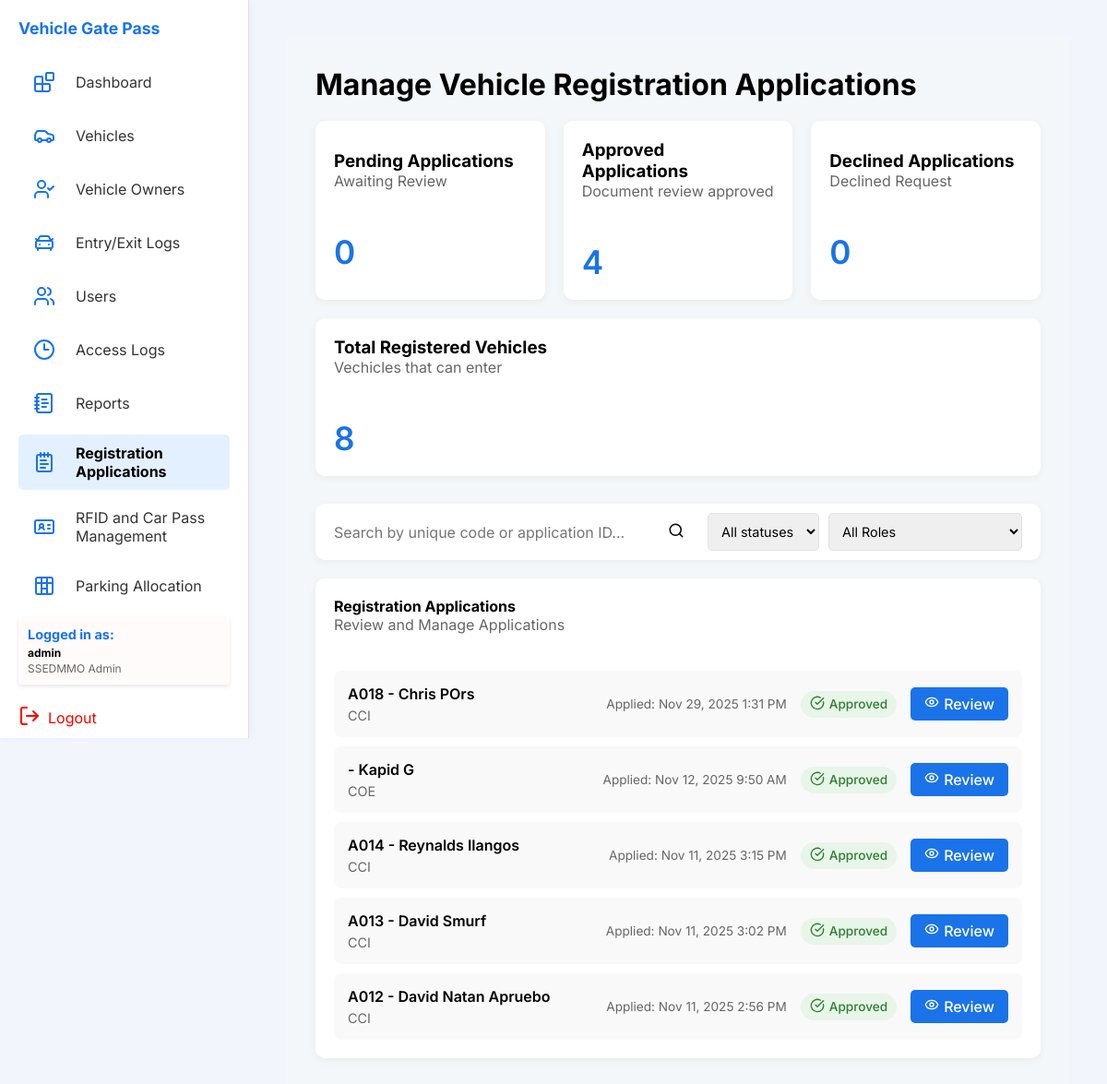
Page /php/registration_applications.php (signed in) on the earlier database version.
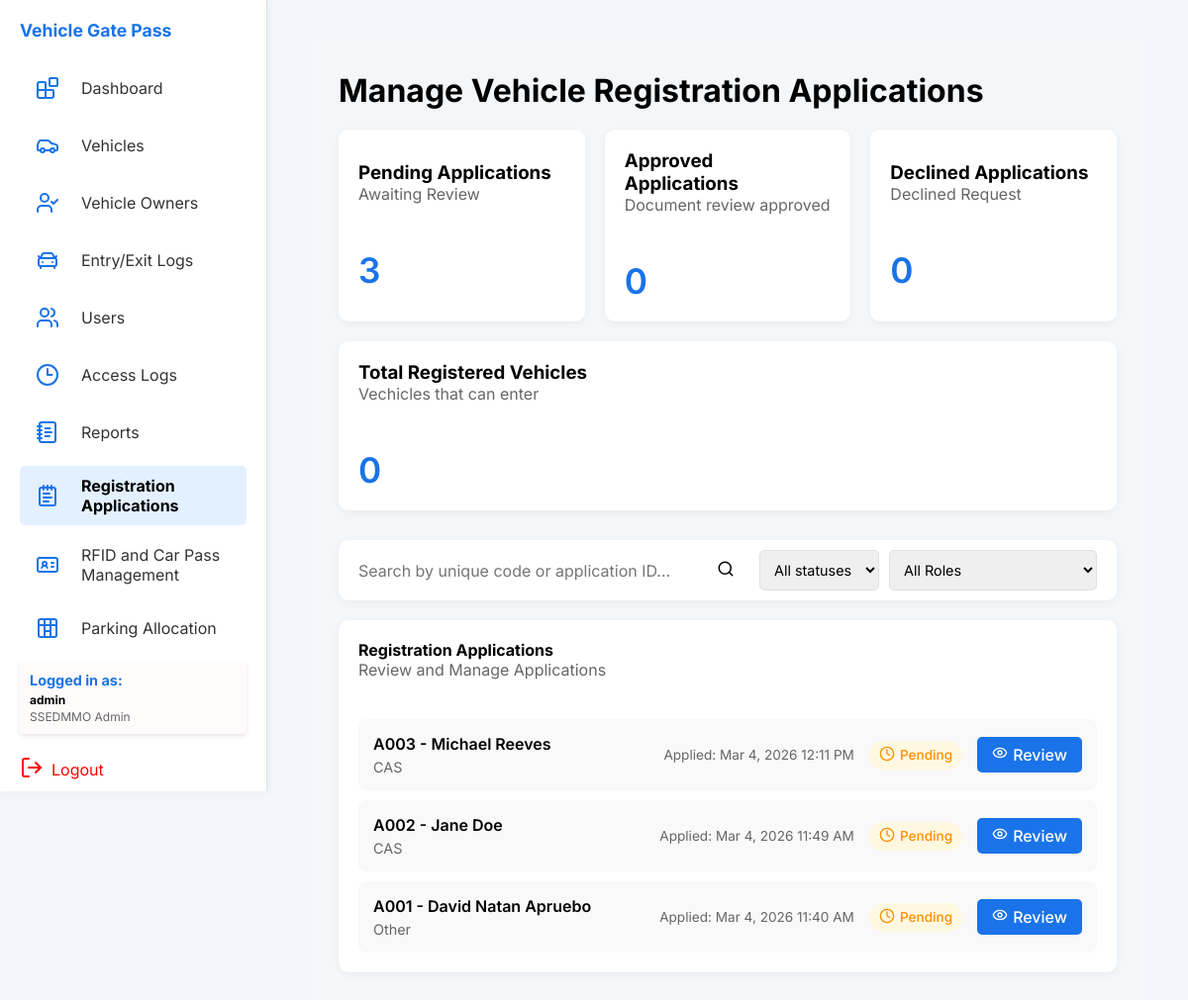
Same page on the later database version.
### tables this page shows
CREATE TABLE `applications` (
  `applicationID` int(11) NOT NULL,
  `OwnerID` varchar(10) DEFAULT NULL,
  `fName` varchar(50) DEFAULT NULL,
  `lName` varchar(50) DEFAULT NULL,
  `mName` varchar(50) DEFAULT NULL,
  `role` varchar(30) DEFAULT NULL,
  `employment_type` varchar(50) DEFAULT NULL,
  `email` varchar(100) DEFAULT NULL,
  `contact_num` varchar(20) DEFAULT NULL,
  `schoolID` varchar(50) DEFAULT NULL,
  `college` varchar(100) DEFAULT NULL,
  `course` varchar(50) DEFAULT NULL,
  `year` varchar(10) DEFAULT NULL,
  `section` varchar(10) DEFAULT NULL,
  `academicYear` varchar(20) DEFAULT NULL,
  `drivers_license` varchar(255) DEFAULT NULL,
  `plateNum` varchar(20) DEFAULT NULL,
  `vehicleType` varchar(50) DEFAULT NULL,
  `model` varchar(50) DEFAULT NULL,
  `manufacturer` varchar(50) DEFAULT NULL,
  `color` varchar(30) DEFAULT NULL,
  `cubicCapacity` int(11) DEFAULT NULL,
  `numOfWheels` int(11) DEFAULT NULL,
  `fuelType` varchar(30) DEFAULT NULL,
  `offical_receipt` varchar(255) DEFAULT NULL,
  `cert_of_registration` varchar(255) DEFAULT NULL,
  `additional_driver_name` varchar(100) DEFAULT NULL,
  `additional_driver_relationship` varchar(50) DEFAULT NULL,
  `registrationStatus` enum('pending','approved','rejected') DEFAULT 'pending',
  `applicationDate` datetime DEFAULT current_timestamp(),
  `reviewed_by` varchar(50) DEFAULT NULL
);

### php/registration_applications.php (the view, shortened to what the changed rows need)
<?php
$db = new Database();
$conn = $db->getConnection();
$pendingCount = 0;
$approvedCount = 0;
$totalVehicles = 0;
$query = "SELECT COUNT(DISTINCT OwnerID) as count FROM applications WHERE registrationStatus = 'pending'";
$result = $conn->query($query);
if ($result && $row = $result->fetch_assoc()) {
  $pendingCount = $row['count'];
}
$query = "SELECT COUNT(DISTINCT OwnerID) as count FROM applications WHERE registrationStatus = 'approved'";
$result = $conn->query($query);
if ($result && $row = $result->fetch_assoc()) {
  $approvedCount = $row['count'];
}
$query = "SELECT COUNT(DISTINCT OwnerID) as count FROM applications WHERE registrationStatus = 'rejected'";
$result = $conn->query($query);
if ($result && $row = $result->fetch_assoc()) {
  $rejectedCount = $row['count'];
}
$query = "SELECT COUNT(*) as count FROM vehicle";
$result = $conn->query($query);
if ($result && $row = $result->fetch_assoc()) {
  $totalVehicles = $row['count'];
}
$whereConditions = [];
$whereClause = !empty($whereConditions) ? "WHERE " . implode(" AND ", $whereConditions) : "";
$query = "SELECT *, MIN(applicationID) as firstAppId,
         CASE
           WHEN registrationStatus = 'approved' THEN
             (SELECT approvalTimestamp FROM vehicleowner WHERE fName = applications.fName AND lName = applications.lName AND email = applications.email LIMIT 1)
           WHEN registrationStatus = 'rejected' THEN
             (SELECT MAX(applicationDate) FROM applications a2 WHERE a2.fName = applications.fName AND a2.lName = applications.lName AND a2.email = applications.email AND a2.registrationStatus = 'rejected')
           ELSE NULL
         END as statusTimestamp
         FROM applications $whereClause GROUP BY fName, lName, email ORDER BY applicationDate DESC";
$applications = $conn->query($query);
include_once '../includes/header.php';
?>
<main class="main">
  <h2>Manage Vehicle Registration Applications</h2>
  <div class="stats">
    <div class="card-flex">
      <div>
        <h3>Pending Applications</h3>
        <p>Awaiting Review</p>
        <br />
        <strong class="card-num"><?php echo $pendingCount; ?></strong>
      </div>
    </div>
    <div class="card-flex">
      <div>
        <h3>Approved Applications</h3>
        <p>Document review approved</p>
        <br />
        <strong class="card-num"><?php echo $approvedCount; ?></strong>
      </div>
    </div>
    <div class="card-flex">
      <div>
        <h3>Total Registered Vehicles</h3>
        <p>Vechicles that can enter</p>
        <br />
        <strong class="card-num"><?php echo $totalVehicles; ?></strong>
      </div>
    </div>
  </div>
  <div class="grid">
    <div class="card">
      <div class="card-content">
        <div class="applications-table">
          <?php if ($applications && $applications->num_rows > 0): ?>
            <?php while ($app = $applications->fetch_assoc()): ?>
              <div class="application-row" data-role="<?php echo htmlspecialchars($app['role']); ?>">
                <div class="application-info">
                  <span
                    class="applicant-name"><?php echo htmlspecialchars($app['OwnerID'] . ' - ' . $app['fName'] . ' ' . $app['lName']); ?></span>
                  <span class="applicant-dept"><?php echo htmlspecialchars($app['college']); ?></span>
                </div>
                <div class="application-actions">
                  <div class="application-date">
                    <div>Applied:
                      <?php echo isset($app['applicationDate']) && !empty($app['applicationDate']) ? date('M j, Y g:i A', strtotime($app['applicationDate'])) : 'Date not available'; ?>
                    </div>
                  </div>
                  <span class="status-badge <?php echo strtolower($app['registrationStatus']); ?>">
                    <span>
                      <?php if ($app['registrationStatus'] == 'pending'): ?>
                        <svg xmlns="http://www.w3.org/2000/svg" width="24" height="24" viewBox="0 0 24 24" fill="none"
                          stroke="currentColor" stroke-width="2" stroke-linecap="round" stroke-linejoin="round"
                          class="lucide lucide-clock-icon lucide-clock">
                          <path d="M12 6v6l4 2" />
                          <circle cx="12" cy="12" r="10" />
                        </svg>
                      <?php endif; ?>
                    </span>
                    <?php echo ucfirst($app['registrationStatus']); ?>
                  </span>
                  <a href="review_application.php?id=<?php echo $app['firstAppId']; ?>" class="review-btn">
                    <span>
                    </span>
                    Review
                  </a>
                </div>
              </div>
            <?php endwhile; ?>
          <?php else: ?>
            <div class="no-applications">No applications found</div>
          <?php endif; ?>
        </div>
      </div>
    </div>
  </div>
</main>
<?php include_once '../includes/footer.php'; ?>

Differences in the rows shown:
removed applications: OwnerID+fName+lName "A018 - Chris POrs", college "CCI", applicationDate "Nov 29, 2025 1:31 PM", registrationStatus "Approved"
no longer on this page (row edited): applications: OwnerID+fName+lName "A013 - David Smurf", college "CCI", applicationDate "Nov 11, 2025 3:02 PM", registrationStatus "Approved"
changed applications: OwnerID+fName+lName "- Kapid G" → "A003 - Michael Reeves"; college "COE" → "CAS"; applicationDate "Nov 12, 2025 9:50 AM" → "Mar 4, 2026 12:11 PM"; registrationStatus "Approved" → "Pending"
changed applications: OwnerID+fName+lName "A014 - Reynalds Ilangos" → "A002 - Jane Doe"; college "CCI" → "CAS"; applicationDate "Nov 11, 2025 3:15 PM" → "Mar 4, 2026 11:49 AM"; registrationStatus "Approved" → "Pending"
changed applications: OwnerID+fName+lName "A012 - David Natan Apruebo" → "A001 - David Natan Apruebo"; college "CCI" → "Other"; applicationDate "Nov 11, 2025 2:56 PM" → "Mar 4, 2026 11:40 AM"; registrationStatus "Approved" → "Pending"
Other differences:
$pendingCount: "0" → "3"
$approvedCount: "4" → "0"
$totalVehicles: "8" → "0"
